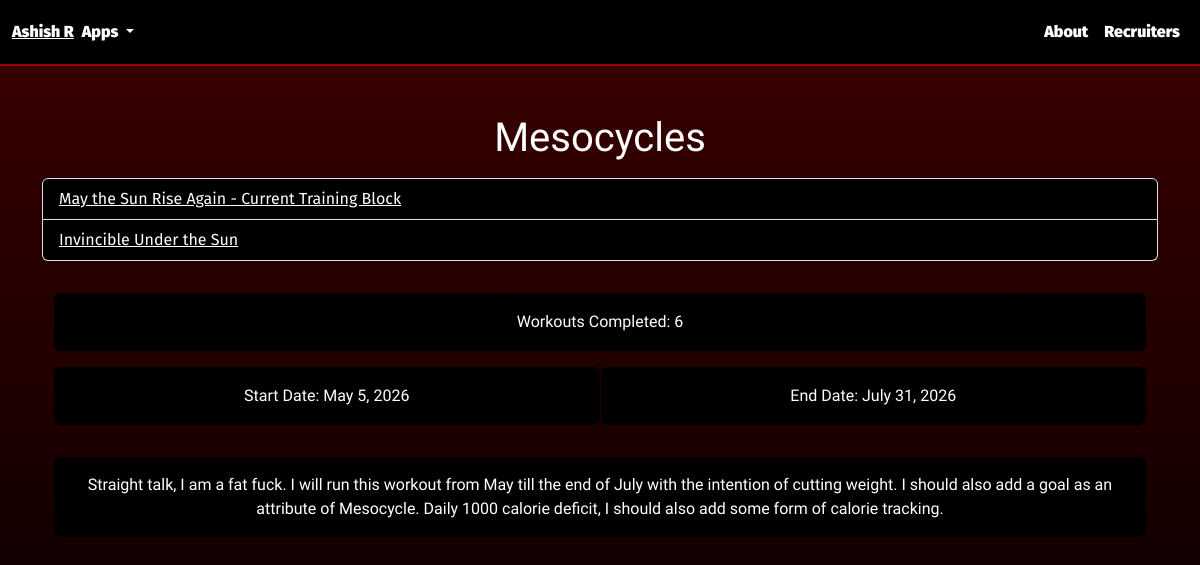
/PotentialUnleashed/mesocycles, run on an earlier commit of the app's database.
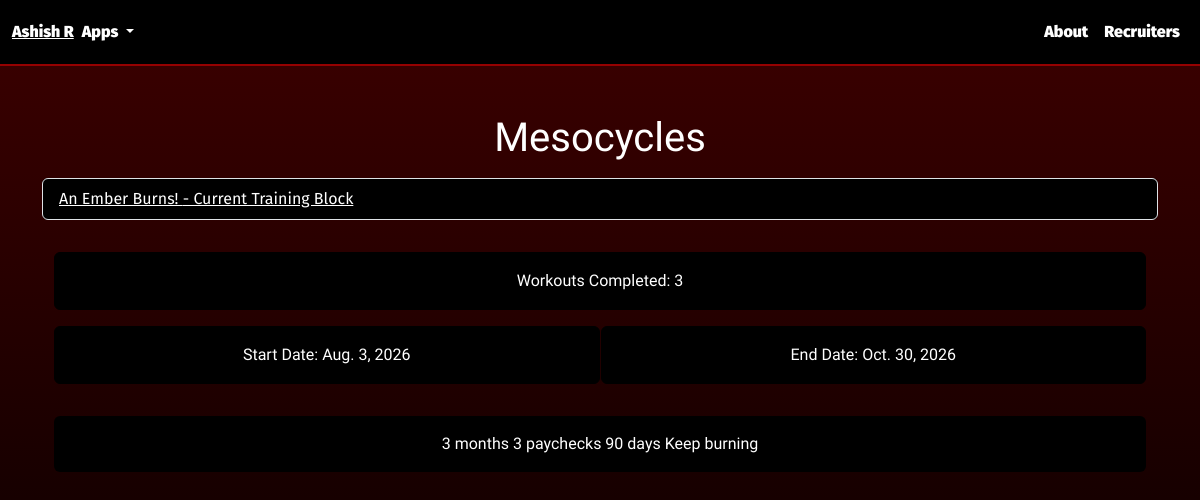
And on a later commit of the database.
### PotentialUnleashed/models.py (models this page shows, shortened)
class Mesocycle(models.Model):
    name = models.CharField(default="Please Add Name", null=False, blank=False, unique=True, max_length=100)
    notes = models.TextField(blank=True)
    startDate = models.DateField(null=False, blank=False)
    endDate = models.DateField(null=True, blank=True)
    is_current = models.BooleanField(default=False)
    def __str__(self):
        return self.name
    def __repr__(self):
        return self.name

### PotentialUnleashed/views.py (the view)
# urls.py: path("mesocycles", views.mesocycles, name="mesocycles"),
def mesocycles(request):
    mesocycles = Mesocycle.objects.all().order_by("-id")
    current_mesocycle = Mesocycle.objects.last()
    print("CURRENT MESOCYCLE: ", current_mesocycle)
    print(mesocycles)
    workoutsCompleted = len(current_mesocycle.workouts.all())
    mesocycleStartDate = current_mesocycle.startDate
    mesocycleEndDate = current_mesocycle.endDate
    mesocycleNotes = current_mesocycle.notes
    return render(request, "PotentialUnleashed/mesocycles.html",
                  context={"mesocycles": mesocycles,
                           "current_mesocycle":current_mesocycle,
                           "workoutsCompleted": workoutsCompleted,
                           "mesocycleStartDate": mesocycleStartDate,
                           "mesocycleEndDate": mesocycleEndDate,
                            "mesocycleNotes": mesocycleNotes})

### PotentialUnleashed/templates/PotentialUnleashed/mesocycles.html (shortened to what this page needs)
{% extends 'PotentialUnleashed/base.html' %}
{% load static %}
{% block css %} <link rel="stylesheet" href="{% static 'PotentialUnleashed/mesocycles.css' %}"> {% endblock %}
{% block body %}
<div class="container my-5">
    <h1 class="banner text-center text-white boldonse-regular mb-3">Mesocycles</h1>
    {% if mesocycles %}
        <ol class="list-group">
            {% for mesocycle in mesocycles %}
                {% if mesocycle == current_mesocycle %}
                    <li class="list-group-item fira-sans-regular ">
                        <a href="{% url 'Potential_Unleashed:workoutsPerMesocycle' mesocycle_id=mesocycle.id %}">{{ mesocycle }} - Current Training Block</a>
                    </li>
                {% else %}
                    <li class="list-group-item fira-sans-regular ">
                        <a href="{% url 'Potential_Unleashed:workoutsPerMesocycle' mesocycle_id=mesocycle.id %}">{{ mesocycle }}</a>
                    </li>
                {% endif %}
            {% endfor %}
        </ol>
        <div class="card-container container">
            <div class="card boldonse-regular full-card text-center">
                Workouts Completed: {{ workoutsCompleted }}
            </div>
            <div class="half-card-container">
                <div class="card border  border-black boldonse-regular half-card text-center">
                    Start Date: {{ mesocycleStartDate }}
                </div>
                <div class="card border  border-black boldonse-regular half-card text-center">
                    End Date: {{ mesocycleEndDate }}
                </div>
            </div>
        </div>
        <div class="container">
            <div class="notes-container ">
                <p class="boldonse-regular">
                    {{ mesocycleNotes }}
                </p>
            </div>
        </div>
    {% else %}
        <h1 class="text-center fs-1">Please return to the homepage</h1>
        <a href="#" class="btn btn-lg btn-primary text-center">Home</a>
    {% endif %}
</div>
{% endblock %}

### PotentialUnleashed/templates/PotentialUnleashed/base.html (shortened to what this page needs)
{% load static %}
<!DOCTYPE html>
<html lang="en">
<head>
    <link href="https://cdn.jsdelivr.net/npm/bootstrap@5.3.8/dist/css/bootstrap.min.css" rel="stylesheet">
    <link rel="stylesheet" href="https://cdn.jsdelivr.net/npm/@fortawesome/fontawesome-free@7.2.0/css/fontawesome.min.css">
    <link rel="stylesheet" href="{% static 'PotentialUnleashed/base.css' %}">
    {% block css %} {% endblock %}
</head>
<body>
    {% if request.user.is_superuser  %}
    <nav class="navbar navbar-expand-lg fira-sans-black">
        <a class="nav-item" href="{% url 'main:mainHome' %}">
            Ashish R
        </a>
        <button class="navbar-toggler" type="button"
            data-bs-toggle="collapse"
            data-bs-target="#navbarSupportedContent"
            aria-controls="navbarSupportedContent"
            aria-expanded="false"
            aria-label="Toggle navigation">
            <span class="navbar-toggler-icon"></span>
        </button>
        <div class="collapse navbar-collapse" id="navbarSupportedContent">
            <ul class="navbar-nav">
                <li class="nav-item dropdown">
                    <a class="nav-link dropdown-toggle"
                    href="#"
                    id="navbarDropdown"
                    role="button"
                    data-bs-toggle="dropdown"
                    aria-expanded="false">
                        Apps
                    </a>
                    <ul class="dropdown-menu" aria-labelledby="navbarDropdown">
                        <li><a class="dropdown-item" href="{% url 'Potential_Unleashed:mesocycles' %}">Potential Unleashed: WT</a></li>
                        <li><a class="dropdown-item" href="#">Presents for Peach</a></li>
                        <li><hr class="dropdown-divider"></li>
                        <li><a class="dropdown-item" href="#">In Construction</a></li>
                    </ul>
                </li>
            </ul>
            <ul class="navbar-nav ms-auto">
                <li class="nav-item">
                    <a class="nav-link" href="{% url 'main:about-view' %}">About</a>
                </li>
                <li class="nav-item">
                    <a class="nav-link" href="{% url 'main:recruiters-view' %}">Recruiters</a>
                </li>
                <li class="nav-item">
                    <a class="nav-link" href="{% url 'admin:index' %}">Admin</a>
                </li>
            </ul>
        </div>
    </nav>
    {% else %}
    <nav class="navbar navbar-expand-lg fira-sans-black">
        <a class="nav-item" href="{% url 'main:mainHome' %}">
            Ashish R
        </a>
        <div class="collapse navbar-collapse" id="navbarSupportedContent">
            <ul class="navbar-nav">
                <li class="nav-item dropdown">
                    <a class="nav-link dropdown-toggle"
                    href="#"
                    id="navbarDropdown"
                    role="button"
                    data-bs-toggle="dropdown"
                    aria-expanded="false">
                        Apps
                    </a>
                </li>
            </ul>
            <ul class="navbar-nav ms-auto">
                <li class="nav-item">
                    <a class="nav-link" href="{% url 'main:about-view' %}">About</a>
                </li>
                <li class="nav-item">
                    <a class="nav-link" href="{% url 'main:recruiters-view' %}">Recruiters</a>
                </li>
            </ul>
        </div>
    </nav>
    {% endif %}
    {% block body %}
    {% endblock %}
</body>
</html>

### PotentialUnleashed/static/PotentialUnleashed/base.css (style rules this page uses)
body { margin: 0; background: linear-gradient(0deg, #000000, #3D0000); background-attachment: fixed; background-repeat: no-repeat; min-height: 100vh; }
.fira-sans-regular { font-family: "Fira Sans", sans-serif; font-weight: 400; font-style: normal; }
.fira-sans-black { font-family: "Fira Sans", sans-serif; font-weight: 900; font-style: normal; }
.boldonse-regular { font-family: "Boldonse", system-ui; font-weight: 400; font-style: normal; }
.navbar { background: #000000; border-bottom: 2px solid #950101; padding: 12px; }
.navbar-nav, .nav-item, .nav-link, .active { color: #FFFFFF; }

### PotentialUnleashed/static/PotentialUnleashed/mesocycles.css (style rules this page uses)
.list-group { background-color: black; }
.list-group-item, .list-group-item a { background-color: black; color: white; }
.card-container { margin-top: 2rem; }
.card-container .card { background-color: #000000; color:white; }
.card-container .full-card { margin-bottom: 1rem; border-radius: 6px; border: 1px solid black; padding: 1rem 0.5rem 1rem 0.5rem; }
.card-container .half-card-container { display: flex; justify-content: space-evenly; gap: 1px; }
.card-container .half-card-container .half-card { padding: 1rem 0.5rem 1rem 0.5rem; width: 100%; }
.notes-container { margin-top: 2rem; border-radius: 6px; background-color: #000000; }
.notes-container p { color: white; padding: 1rem 0.5rem; text-align: center; }

What changed in the data, as far as the page shows it:
removed Mesocycle: name "May the Sun Rise Again", startDate "May 5, 2026", endDate "July 31, 2026", notes "Straight talk, I am a fat fuck. I will run this workout from May till the end of July with the intention of cutting weight. I should also add a goal as an attribute of Mesocycle. Daily 1000 calorie deficit, I should also add some form of calorie tracking."
removed Mesocycle: name "Invincible Under the Sun"
added Mesocycle: name "An Ember Burns!", startDate "Aug. 3, 2026", endDate "Oct. 30, 2026", notes "3 months 3 paychecks 90 days Keep burning"
Also different on the page:
{{ workoutsCompleted }}: "6" → "3"
